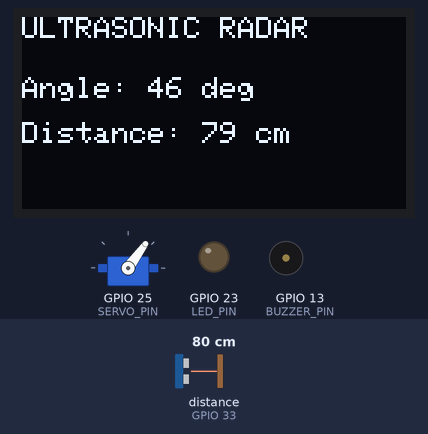
This program was run on a simulated ESP32. On the bench: 128×64 one-colour display, servo, output pins drawn as LEDs (lit = HIGH), buzzer (waves = sounding). Wiring (inferred from the names in the program): ultrasonic range finder: trigger GPIO 32; echo GPIO 33. The inputs (shaded band) are chosen by the test bench; at power-on: distance to the obstacle (sensor on GPIO 33) 80 cm. The echo pulse lasts 58.3 µs per cm; pins used as bus, display or sensor lines are not drawn; what the program prints to the serial monitor is not drawn.

Above: at 2.2 s.
2.3 s: distance to the obstacle (sensor on GPIO 33) set to 2 cm
At 2.49 s:
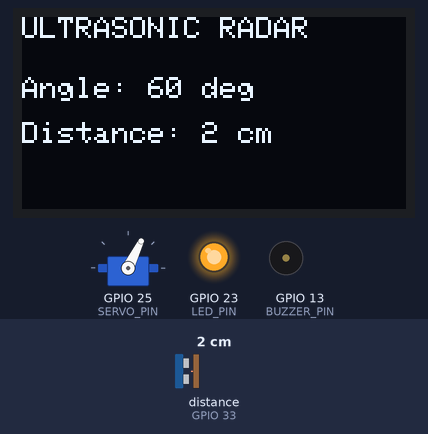
4.3 s: distance to the obstacle (sensor on GPIO 33) set to 60 cm
At 6.53 s:
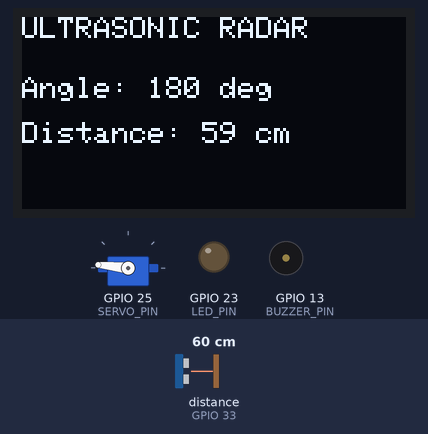
7.1 s: distance to the obstacle (sensor on GPIO 33) set to 4 cm
At 7.23 s:
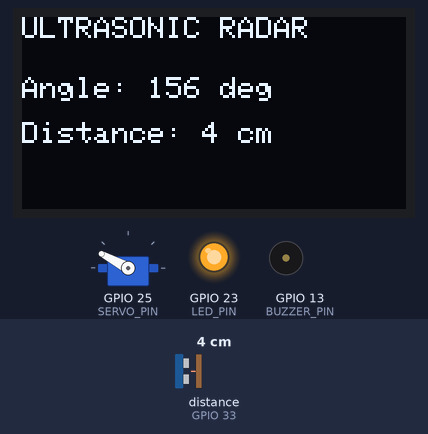
9.0 s: distance to the obstacle (sensor on GPIO 33) set to 250 cm
At 9.6 s:
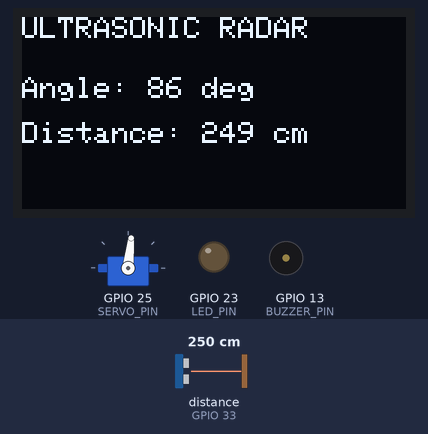
10.7 s: distance to the obstacle (sensor on GPIO 33) set to 18 cm
At 10.93 s:
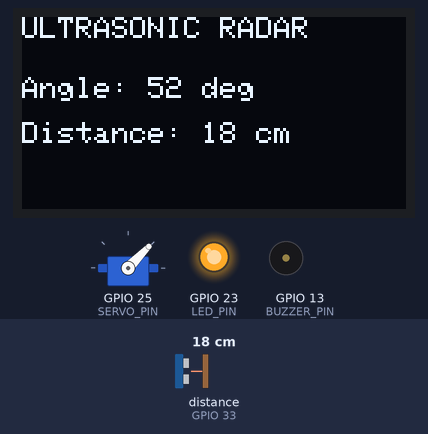
13.0 s: distance to the obstacle (sensor on GPIO 33) set to 299 cm
At 16.95 s:
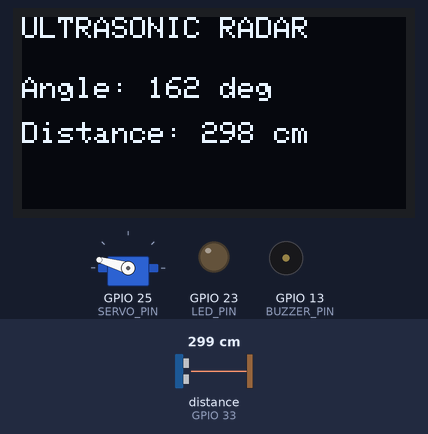
Timing chart, 0 to 17.0 s (numbered marks = the images above; inputs shaded):
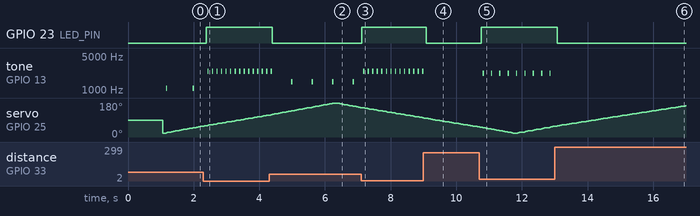

The program:

main.cpp
```cpp
#include <Arduino.h>
#include <Wire.h>
#include <Adafruit_GFX.h>
#include <Adafruit_SSD1306.h>
#include <ESP32Servo.h>

// =====================================
// PINS Configurations
constexpr uint8_t SDA_PIN    = 19;
constexpr uint8_t SCL_PIN    = 18;

constexpr uint8_t SERVO_PIN  = 25;
constexpr uint8_t TRIG_PIN   = 32;
constexpr uint8_t ECHO_PIN   = 33;
constexpr uint8_t BUZZER_PIN = 13;
constexpr uint8_t LED_PIN    = 23;

// =====================================
// OLED Display Configurations
constexpr uint8_t SCREEN_WIDTH  = 128;
constexpr uint8_t SCREEN_HEIGHT = 64;
constexpr uint8_t OLED_ADDRESS  = 0x3C;

// =====================================
// SERVO Configurations
constexpr int SERVO_MIN_ANGLE = 20;
constexpr int SERVO_MAX_ANGLE = 180;
constexpr int SERVO_STEP      = 2;

constexpr int SERVO_MIN_PULSE_US = 1000;
constexpr int SERVO_MAX_PULSE_US = 2000;

constexpr uint32_t SERVO_SETTLE_MS = 30;

// =====================================
// Ultrasonic Configurations
constexpr uint32_t ECHO_TIMEOUT_US = 30000;

// Approximate speed of sound in cm/us.
constexpr float SOUND_SPEED_CM_PER_US = 0.0343f;

// =====================================
// Alert Configurations
constexpr int BUZZER_MAX_DISTANCE_CM = 100;

constexpr int MIN_TRACKED_DISTANCE_CM = 5;

constexpr int MIN_BEEP_INTERVAL_MS = 100;
constexpr int MAX_BEEP_INTERVAL_MS = 1000;

constexpr int MIN_BUZZER_FREQUENCY_HZ = 700;
constexpr int MAX_BUZZER_FREQUENCY_HZ = 2500;

constexpr int BEEP_DURATION_MS = 25;

// =====================================
//LED
constexpr int LED_ALERT_DISTANCE_CM = 50;

// =====================================
// Global Objects

Adafruit_SSD1306 display(SCREEN_WIDTH, SCREEN_HEIGHT, &Wire, -1);
Servo radarServo;

uint32_t lastBeepTimeMs = 0;

// =====================================
// Ultrasonic Function
int readDistanceCm() {
    // Sensor required a short low pulse.
    digitalWrite(TRIG_PIN, LOW);
    delayMicroseconds(2);

    // Trigger the burst.
    digitalWrite(TRIG_PIN, HIGH);
    delayMicroseconds(10);
    digitalWrite(TRIG_PIN, LOW);

    // Measure time when echo pin goes HIGH.
    const uint32_t durationUs =
        pulseIn(ECHO_PIN, HIGH, ECHO_TIMEOUT_US);

    // Timeout means no echo was received.
    if (durationUs == 0) {
        return -1;
    }

    // Sound goes from object and back, divide by 2.
    const float distanceCm =
        durationUs * SOUND_SPEED_CM_PER_US / 2.0f;

    return static_cast<int>(distanceCm);
}

// =====================================
// LED
void updateLed(const int distanceCm) {
    const bool objectIsClose =
        distanceCm > 0 &&
        distanceCm <= LED_ALERT_DISTANCE_CM;

    digitalWrite(
        LED_PIN,
        objectIsClose ? HIGH : LOW
    );
}

// =====================================
// Piezo Buzzer - Function to generate a chirp required due to tone() function causing issues with Servo library on ESP32.
void piezoChirp(const int frequencyHz, const int durationMs) {
    const int halfPeriodUs =
        1000000 / frequencyHz / 2;

    const int cycles =
        frequencyHz * durationMs / 1000;

    for (int i = 0; i < cycles; ++i) {
        digitalWrite(BUZZER_PIN, HIGH);
        delayMicroseconds(halfPeriodUs);

        digitalWrite(BUZZER_PIN, LOW);
        delayMicroseconds(halfPeriodUs);
    }

    digitalWrite(BUZZER_PIN, LOW);
}

void updateBuzzer(const int distanceCm) {
    if (distanceCm <= 0 || distanceCm > BUZZER_MAX_DISTANCE_CM) { return; }

    const uint32_t nowMs = millis();

    // Constrain the distance to avoid extreme values affecting the beep interval and frequency.
    const int constrainedDistance = constrain(distanceCm, MIN_TRACKED_DISTANCE_CM, BUZZER_MAX_DISTANCE_CM);

    // Shoter beep intervals for closer objects.
    const int beepIntervalMs = map(
        constrainedDistance,
        MIN_TRACKED_DISTANCE_CM,
        BUZZER_MAX_DISTANCE_CM,
        MIN_BEEP_INTERVAL_MS,
        MAX_BEEP_INTERVAL_MS
    );

    if (nowMs - lastBeepTimeMs < beepIntervalMs) { return; }

    // Higher pitch for closer objects.
    const int frequencyHz = map(
        constrainedDistance,
        BUZZER_MAX_DISTANCE_CM,
        MIN_TRACKED_DISTANCE_CM,
        MIN_BUZZER_FREQUENCY_HZ,
        MAX_BUZZER_FREQUENCY_HZ
    );

    piezoChirp(frequencyHz, BEEP_DURATION_MS);

    lastBeepTimeMs = nowMs;
}

// =====================================
// OLED Display
void updateDisplay(const int angleDegrees, const int distanceCm) {
    display.clearDisplay();
    display.setTextColor(SSD1306_WHITE);
    display.setTextSize(1);

    display.setCursor(0, 0);
    display.println("ULTRASONIC RADAR");

    display.setCursor(0, 20);
    display.print("Angle: ");
    display.print(angleDegrees);
    display.println(" deg");

    display.setCursor(0, 35);
    display.print("Distance: ");

    if (distanceCm < 0) {
        display.println("NO ECHO");
    }
    else {
        display.print(distanceCm);
        display.println(" cm");
    }

    display.display();
}

// =====================================
// Serial Logging
void printMeasurement(const int angleDegrees, const int distanceCm) {
    Serial.print("Angle: ");
    Serial.print(angleDegrees);

    Serial.print(" deg | Distance: ");

    if (distanceCm < 0) {
        Serial.println("NO ECHO");
    }
    else {
        Serial.print(distanceCm);
        Serial.println(" cm");
    }
}

// =====================================
// Radar Sweep
void scanAtAngle(const int angleDegrees) {
    radarServo.write(angleDegrees);

    // Allow the sensor mount to settle before measuring.
    delay(SERVO_SETTLE_MS);

    const int distanceCm = readDistanceCm();

    printMeasurement(
        angleDegrees,
        distanceCm
    );

    updateDisplay(
        angleDegrees,
        distanceCm
    );

    updateLed(distanceCm);
    updateBuzzer(distanceCm);
}


void sweepRadar(const int startAngle, const int endAngle, const int step) {
    if (step > 0) {
        for (int angle = startAngle; angle <= endAngle; angle += step) {
            scanAtAngle(angle);
        }
    }
    else {
        for (int angle = startAngle; angle >= endAngle; angle += step) {
            scanAtAngle(angle);
        }
    }
}

// =====================================
// Initialization
void setup() {
    Serial.begin(115200);

    pinMode(TRIG_PIN, OUTPUT);
    pinMode(ECHO_PIN, INPUT);

    pinMode(BUZZER_PIN, OUTPUT);
    pinMode(LED_PIN, OUTPUT);

    digitalWrite(TRIG_PIN, LOW);
    digitalWrite(BUZZER_PIN, LOW);
    digitalWrite(LED_PIN, LOW);

    Wire.begin(SDA_PIN, SCL_PIN);

    if (!display.begin(
        SSD1306_SWITCHCAPVCC,
        OLED_ADDRESS
    )) {
        Serial.println(
            "ERROR: OLED initialization failed."
        );

        while (true) {
            delay(1000);
        }
    }

    display.clearDisplay();
    display.display();

    radarServo.setPeriodHertz(50);

    radarServo.attach(
        SERVO_PIN,
        SERVO_MIN_PULSE_US,
        SERVO_MAX_PULSE_US
    );

    radarServo.write(90);

    delay(1000);

    Serial.println("Radar initialized.");
}

// =====================================
// Main Loop
void loop() {
    sweepRadar(
        SERVO_MIN_ANGLE,
        SERVO_MAX_ANGLE,
        SERVO_STEP
    );

    sweepRadar(
        SERVO_MAX_ANGLE,
        SERVO_MIN_ANGLE,
        -SERVO_STEP
    );
}
```

Measured:
- after the input at 2.3 s, GPIO 23 (LED_PIN): LOW → HIGH after 0.08 s; tone on GPIO 13 (BUZZER_PIN): alternates 2451 Hz for 0.04 s and silent for 0.10 s, starting after 0.12 s
- after the input at 4.3 s, GPIO 23 (LED_PIN): HIGH → LOW after 0.10 s
- after the input at 7.1 s, GPIO 23 (LED_PIN): LOW → HIGH at once; tone on GPIO 13 (BUZZER_PIN): alternates 2451 Hz for 0.04 s and silent for 0.10 s, starting after 0.07 s
- after the input at 9.0 s, GPIO 23 (LED_PIN): HIGH → LOW after 0.08 s; tone on GPIO 13 (BUZZER_PIN): goes on until 9.0 s, then stays silent
- after the input at 10.7 s, GPIO 23 (LED_PIN): LOW → HIGH after 0.07 s; tone on GPIO 13 (BUZZER_PIN): alternates 2222 Hz for 0.04 s and silent for 0.21 s, starting after 0.11 s
- after the input at 13.0 s, GPIO 23 (LED_PIN): HIGH → LOW after 0.07 s; tone on GPIO 13 (BUZZER_PIN): stops changing and stays silent
- by itself, tone on GPIO 13 (BUZZER_PIN): alternates 1089 Hz for 0.04 s and silent for 0.78 s
